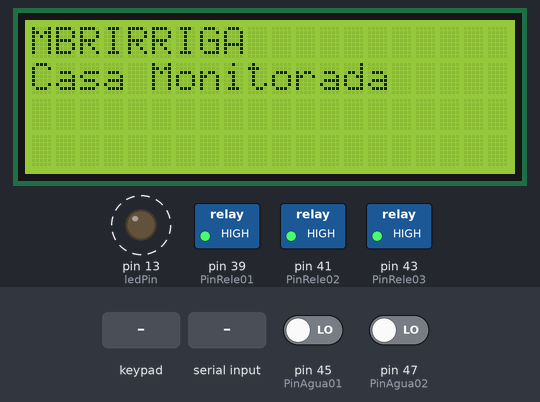
Bench run of a sketch on a simulated Arduino Mega 2560, built with avr-gcc and run on an emulated ATmega2560. Parts: 20×4 character LCD, switched loads named in the sketch (green lamp = pin HIGH), output pins drawn as LEDs (lit = HIGH). Dashed ring = blinking. The test bench sets the inputs (shaded band); at power-on: pin 45 (PinAgua01) LOW, pin 47 (PinAgua02) LOW. The modem accepts every AT command (registered, SIM ready, sends succeed) and sends nothing else; what the sketch prints to the serial monitor is not drawn.

Above: at 3.5 s.
3.6 s: keypad keys 4 4 4 2 4 0 3 8 # pressed 0.4 s apart
At 6.3 s:
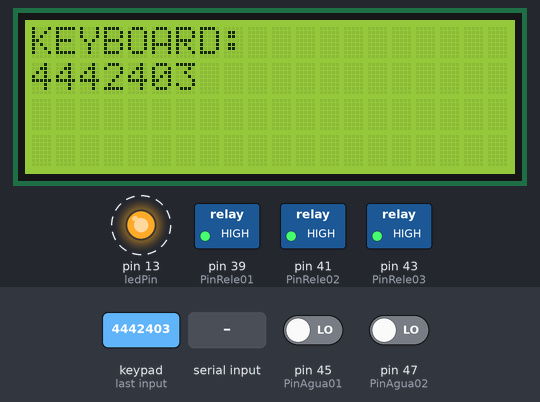
8.7 s: key '2' pressed
At 8.97 s:
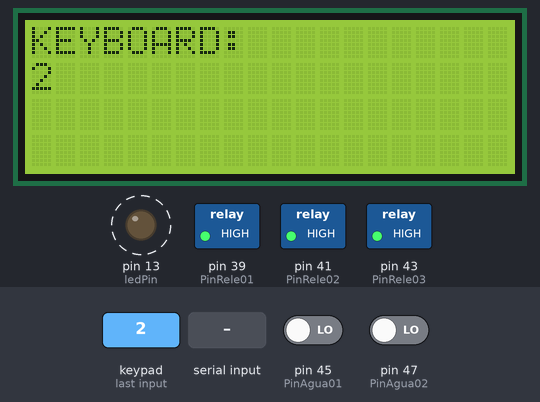
11.7 s: key '*' pressed
14.3 s: keypad keys 1 3 9 7 2 2 2 2 pressed 0.4 s apart
At 14.87 s:
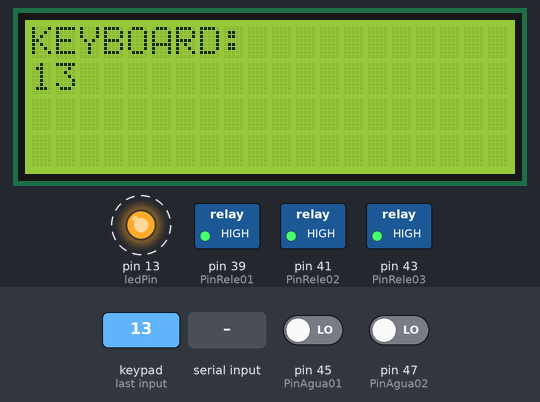
19.4 s: "<#>" received over Serial
22.4 s: key '9' pressed
At 22.61 s:
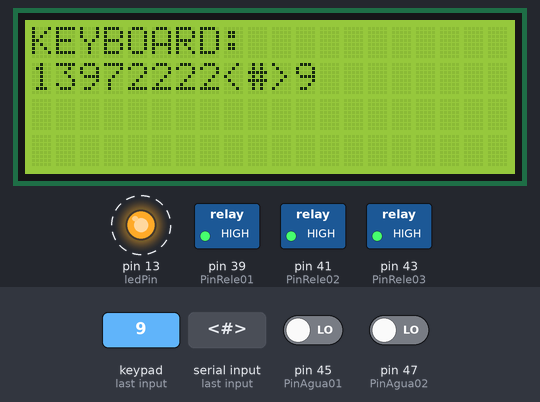
Timing chart, 0 to 29.0 s (numbered marks = the images above; inputs shaded):
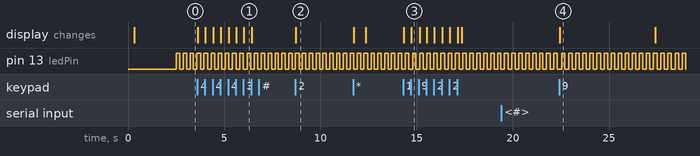

The sketch:

MBRIrrigacao.ino
```cpp
#include <Wire.h>
#include <LiquidCrystal_I2C.h>
#include <Keypad.h>
#include<stdlib.h>


#define PinRele01 39  //Rele 1
#define PinRele02 41  //Rele 2
#define PinRele03 43  //Rele 3

#define PinAgua01 45  //sensor de agua01
#define PinAgua02 47  //sensor de agua02
#define PinAnalAgua01 A0  //sensor de agua01
#define PinAnalAgua02 A1  //sensor de agua02
#define ledPin   13      // LED connected to digital pin 13


String Msg1, Msg2;


const byte ROWS = 5; //four rows
const byte COLS = 4; //four columns


//define the cymbols on the buttons of the keypads
char hexaKeys[ROWS][COLS] = {
  {
    'A', 'B', '#', '*'
  }
  ,
  {
    '1', '2', '3', '^'
  }
  ,
  {
    '4', '5', '6', 'v'
  }
  ,

  {
    '7', '8', '9', 'E'
  }
  ,
  {
    '<', '0', '>', 'C'
  }
};

byte rowPins[ROWS] = {  28, 30, 32, 34, 36}; //connect to the row pinouts of the keypad
byte colPins[COLS] = { 44, 42, 40, 38};

//initialize an instance of class NewKeypad
Keypad customKeypad = Keypad( makeKeymap(hexaKeys), rowPins, colPins, ROWS, COLS);

char customKey;


LiquidCrystal_I2C lcd(0x20, 20, 4); // set the LCD address to 0x20 for a 16 chars and 2 line display


//Tempo de Leitura
float tempo;
float timeslace;
float TEMPOLEITURAS = 5;
int faseMSG = 0;


// note names and their corresponding half-periods
byte names[] = {
  //'c', 'd', 'e', 'f', 'g', 'a', 'b', 'C'};
  'a', 'b', 'c', 'd', 'e', 'f', 'g', 'h'
};

// the maximum pulse we'll listen for - 65 milliseconds is a long time
#define MAXPULSE 65000

int sensorValue = 0;        // value read from the pot
int outputValue = 0;        // value output to the PWM (analog out)

float contciclo = 0;
char BufferKeypad[100];

//Versao do produto
char Versao = '12';
char Release = '3';

char NroSerie[20]  =  "120001001";

//prog_uchar SITE[] PROGMEM = {
char  SITE[80] =  "http://maurinsoft.com";
char AUTOR[100] = "Criado por Marcelo Maurin Martins";
//prog_uchar Produto[] PROGMEM = {
char Produto[10] = {"MBRIRRIGA"};

String Mensagem = "maurinsoft.com";

// what our timing resolution should be, larger is better
// as its more 'precise' - but too large and you wont get
// accurate timing
#define RESOLUTION 20

// we will store up to 100 pulse pairs (this is -a lot-)
uint16_t pulses[100][2];  // pair is high and low pulse
uint8_t currentpulse = 0; // index for pulses we're storing

void setup(void)
{
  Start_Serial();
  Start_Bluetooth();
  Serial.println("Load firmware....");
  Serial2.println("Load firmware....");
  Start_lcd();
  CLS();
  Imprime(0, "Buscando");
  Imprime(1, "SD Card");

  Serial.println("Ativando reles");
  Serial2.println("Ativando reles");
  Rele_Start();
  Serial.println("Buscando SD Card");
  Serial2.println("Buscando SD Card");

  // SD_Start();
  Serial.println("Buscando Ethernet");
  Serial2.println("Buscando Ethernet");
  CLS();
  Imprime(0, "Buscando");
  Imprime(1, "Rede");
  //Start_Ethernet();
  Serial.println("Start Sensor de Agua");
  Agua_Start();

  Serial.println("Start outros servicos");
  Serial2.println("Start outros servicos");

  Start_Led();


  WellCome();
  delay(2000);
  //Inicia Contagem
  timeslace = millis();
}


void Start_lcd()
{
  lcd.init();                      // initialize the lcd
  lcd.begin(20, 4);
  lcd.backlight();
  CLS();

}

void Rele_Start()
{
  Serial.println("Rele Starting...");
  pinMode(PinRele01, OUTPUT);
  pinMode(PinRele02, OUTPUT);
  pinMode(PinRele03, OUTPUT);
  digitalWrite(PinRele02, HIGH);
  digitalWrite(PinRele01, HIGH);
  digitalWrite(PinRele03, HIGH);

  Serial.println("Rele OK");
  Serial2.println("Rele OK");
}

void Agua_Start()
{
  pinMode(PinAgua01, INPUT);
  pinMode(PinAgua02, INPUT);
  pinMode(PinAnalAgua01,INPUT);
  pinMode(PinAnalAgua02,INPUT);
  Serial.println("Agua OK");
  Serial2.println("Agua OK");
}


void CLS()
{
  lcd.clear();
}

//Imprime linha
void Imprime(int y, String Info)
{
  lcd.setCursor(0, y);
  lcd.print(Info);

}

void Le_Teclado()
{
  //Le Teclado
  customKey = customKeypad.getKey();
  if (customKey)
  {

    if (customKey >= '0' && customKey <= '9')
    {
      sprintf(BufferKeypad, "%s%c", BufferKeypad, customKey);
      //sprintf(BufferKeypad"%s%c",BufferKeypad,customKey);
      //Serial.println(customKey);
      CLS();
      Imprime(0, "KEYBOARD:");
      Imprime(1, BufferKeypad);
    }
    if (customKey == '#') //Limpa Buffer
    {
      sprintf(BufferKeypad, "%s\n", BufferKeypad);
      //BufferKeypad += '\n';
    }
    if (customKey == '*') //Limpa Buffer
    {
      sprintf(BufferKeypad, "");
      //BufferKeypad = "";

      CLS();
      Imprime(0, "KEYBOARD:");
      Imprime(1, BufferKeypad);
    }


    //Macro Funções
    if (customKey == 'C') //Enter
    {
      sprintf(BufferKeypad, "%s\n", BufferKeypad);//Enter ao final

    }
    //Macro Funções
    if (customKey == 'E') //ESQ limpa buffer
    {
      memset(BufferKeypad, 0, sizeof(BufferKeypad));
      //BufferKeypad = "";

      CLS();
      Imprime(0, "KEYBOARD:");
      Imprime(1, BufferKeypad);
    }
  }

}


void Start_Bluetooth()
{
  Serial2.begin(9600);

}

void Start_Serial()
{
  Serial.begin(57600);

}


void Start_Led()
{
  pinMode(ledPin, OUTPUT);
  digitalWrite(ledPin, LOW);
}


void WellCome()
{
  Serial.println(" ");
  Serial.println("Bem vindo");
  Serial2.println(" ");
  Serial2.println("Bem vindo");

  //Serial.println(Empresa);
  Serial.println("MBRIRRIGA - Controle Residencial 12");
  Serial.println("MBRIRRIGA - Controle Residencial 12");

  Serial.print("Produto:");
  Serial.println(Produto);

  Serial2.print("Produto:");
  Serial2.println(Produto);

  Serial.print("Versao:");
  Serial.print(Versao);
  Serial2.print("Versao:");
  Serial2.print(Versao);

  Serial.print(".");
  Serial.println(Release);

  Serial2.print(".");
  Serial2.println(Release);

  Serial.print("site:");
  Serial.println(SITE);

  Serial2.print("site:");
  Serial2.println(SITE);

  Serial.print("email:");
  //Serial.println(EMAIL);

  Serial2.print("email:");
  //Serial2.println(EMAIL);

  Serial.println(AUTOR);
  Serial2.println(AUTOR);

  Serial.println(" ");
  Serial2.println(" ");

  CLS();
  Imprime(0, Produto);
  Imprime(1, "Casa Monitorada");
  Prompt();
}


void Le_Led()
{
  byte led = digitalRead(ledPin);
  if (led == HIGH)
  {
    digitalWrite(ledPin, LOW);
  }
  else
  {
    digitalWrite(ledPin, HIGH);
  }
  //digitalWrite(IRledPin, LOW);
}


//Le registro da Serial
void Le_Serial()
{
  char key;
  while (Serial.available() > 0)
  {
    key = Serial.read();

    if (key != 0)
    {
      Serial.print(key);
      //BufferKeypad += key;
      sprintf(BufferKeypad, "%s%c", BufferKeypad, key);
    }
  }
}

//Le registro do bluetooth
void Le_Bluetooth()
{
  while (Serial2.available() > 0)
  {
    char key = Serial2.read();
    if (key != 0)
    {
      Serial2.print(key);
      //BufferKeypad += key;
      sprintf(BufferKeypad, "%s%c", BufferKeypad, key);
    }
  }
}

void Le_Agua()
{
  byte Agua01 =  digitalRead(PinAgua01);
  byte Agua02 =  digitalRead(PinAgua02);
  if ((Agua01 == HIGH) && (Agua02 == HIGH))
  {
    AcionaIrrigacao();
  }
}

void AcionaIrrigacao()
{
  CLS();
  Imprime(0,"Irrigação Acionada");
  Serial.println("Rele01 acionado");
  digitalWrite(PinRele01, LOW);
  delay(12000);
  Imprime(0,"Irrigação Desligada");
  digitalWrite(PinRele01, HIGH);
  Serial.println("Rele01 Desligado");
}


void Leituras()
{
  Le_Teclado();
  Le_Serial(); //Le dados do Serial
  Le_Bluetooth(); //Le Dados do Bluetooth

  Le_Agua();
  KeyCMD();

  //Captura o tempo passado
  tempo =  (millis() - timeslace) / 1000;
  if (tempo > TEMPOLEITURAS)
  {
    switch (faseMSG)
    {
      case 0 : {
          //Le temperatura
          //Temp();
          faseMSG++;
          break;

        }
      case 1 : { //Produto
          CLS();
          Imprime(0, Produto);
          Imprime(1, String(Versao) + '.' + String(Release));
          faseMSG++;
          break;
        }
      case 2 : {
          CLS();
          Imprime(0, Msg1);
          Imprime(1, Msg2);
          faseMSG++;
          break;
        }
      case 3 : {
          CLS();
          Imprime(0, "Hora HH:MM");
          Imprime(1, "Data DD/MM/YY");
          faseMSG++;
          break;
        }
      case 4 : {
          CLS();
          Imprime(0, "Servidor");
          Imprime(1, "ONLINE");
          //faseMSG++;
          faseMSG = 0;
          break;
        }
    }

    timeslace = millis();
  }
  if (contciclo > 1000)
  {
    //AcionaIrrigacao();
    Le_Led();
    contciclo = 0;
  }
  contciclo++;
}


//Atualiza informação do Rela02
void AtualizaRele01()
{

  if (digitalRead(PinRele01) == true)
  {
    //byte value = digitalRead(Rele01Pin);
    //digitalWrite(PinRele01, LOW);    //liga o LED da porta 13
  }
  else
  {

    //digitalWrite(PinRele01, HIGH);    //liga o LED da porta 13
  }
  //delay(1000);//Demora para sentir mudança

}

//Atualiza informação do Rela02
void AtualizaRele02()
{
  if (digitalRead(PinRele02) == true)
  {
    //byte value = digitalRead(Rele01Pin);
    //digitalWrite(PinRele02, LOW);    //liga o LED da porta 13
  }
  else
  {

    //digitalWrite(PinRele02, HIGH);    //liga o LED da porta 13
  }
  //delay(1000);
}

//Atualiza informação do Rela03
void AtualizaRele03()
{
  if (digitalRead(PinRele03) == true)
  {
    //byte value = digitalRead(Rele01Pin);
    //digitalWrite(PinRele03, LOW);    //liga o LED da porta 13
  }
  else
  {
    //digitalWrite(PinRele03, HIGH);    //liga o LED da porta 13
  }
  //delay(1000);
}


//Comando de entrada do Teclado
void KeyCMD()
{
  bool resp = false;

  //incluir busca /n

  if (strchr (BufferKeypad, '\n') != 0)
  {
    if (strcmp( BufferKeypad, "DESLIGAR\n") == 0)
    {
      //PowerRF();
      resp = true;
    }

    if (strcmp( BufferKeypad, "LIGAR\n") == 0)
    {
      //PowerRF();
      resp = true;
    }


    if (strcmp( BufferKeypad, "AGUA\n") == 0)
    {
      AcionaIrrigacao();
      resp = true;
    }

    if (strcmp( BufferKeypad, "MAN\n") == 0)
    {
      Man();
      resp = true;
    }

    if (resp == false)
    {
      Serial.print("Comando:");
      Serial2.print("Comando:");
      Serial.print(BufferKeypad);
      Serial2.print(BufferKeypad);
      Serial.println("Comando nao reconhecido!");
      Serial2.println("Comando nao reconhecido!");
      //strcpy(BufferKeypad,'\0');
      memset(BufferKeypad, 0, sizeof(BufferKeypad));
    }
    else
    {
      //strcpy(BufferKeypad,'\0');
      memset(BufferKeypad, 0, sizeof(BufferKeypad));
    }

    Prompt();
    //Imprime(DevSerial);

  }
}


void Man()
{
  Serial.println(" ");
  Serial.println("MAN - manual do equipamento");
  Serial.println("DESLIGAR - desliga equipamento");
  Serial.println("LIGAR - estado normal do equipamento");
  Serial.println("AGUA - Ativa irrigação de forma manual");


  Serial2.println(" ");
  Serial2.println("MAN - manual do equipamento");
  Serial2.println("DESLIGAR - desliga equipamento");
  Serial2.println("LIGAR - estado normal do equipamento");
  Serial2.println("AGUA - Ativa irrigação de forma manual");
}

//Imprime padrão demonstrando entrada de comando
void Prompt()
{
  //Serial.println(" ");
  Serial.print("/>");

  Serial2.print("/>");
}

//Roda as rotinas
void loop()
{
  Leituras();
  //Serial.print(".");
  //delayMicroseconds(1000);
}
```

Measured:
- after the input at 3.6 s, the display: first changes at once (image 1 shows a later state)
- after the input at 8.7 s, the display: changes at once (image 2)
- after the input at 14.3 s, the display: first changes at once (image 3 shows a later state)
- after the input at 22.4 s, the display: changes at once (image 4)
- by itself, pin 13 (ledPin): alternates HIGH for 0.18 s and LOW for 0.18 s
